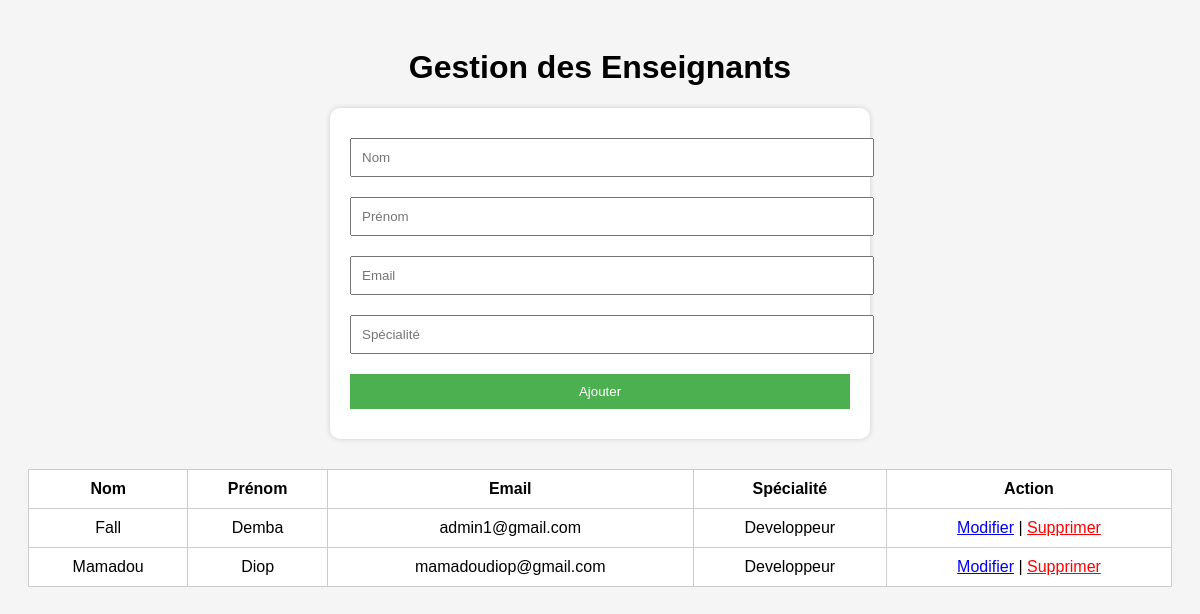
Screenshot of /enseignants.php with the database file from the repository.
### tables this page shows
CREATE TABLE `enseignants` (
  `id` int(11) NOT NULL,
  `nom` varchar(100) NOT NULL,
  `prenom` varchar(100) NOT NULL,
  `email` varchar(100) NOT NULL,
  `specialite` varchar(100) DEFAULT NULL
);

### enseignants.php (the view, shortened to what this page needs)
<?php
$pdo = new PDO("mysql:host=localhost;dbname=gestion_inscription;charset=utf8", "root", "");
$pdo->setAttribute(PDO::ATTR_ERRMODE, PDO::ERRMODE_EXCEPTION);
$enseignants = $pdo->query("SELECT * FROM enseignants ORDER BY id DESC")->fetchAll();
?>
<!DOCTYPE html>
<html lang="fr">
<head>
</head>
<body>
<h1>Gestion des Enseignants</h1>
<form method="post">
    <input type="text" name="nom" placeholder="Nom" required>
    <input type="text" name="prenom" placeholder="Prénom" required>
    <input type="email" name="email" placeholder="Email" required>
    <input type="text" name="specialite" placeholder="Spécialité">
    <button type="submit" name="ajouter" class="btn">Ajouter</button>
</form>
<table>
    <thead>
        <tr>
            <th>Nom</th>
            <th>Prénom</th>
            <th>Email</th>
            <th>Spécialité</th>
            <th>Action</th>
        </tr>
    </thead>
    <tbody>
        <?php foreach ($enseignants as $ens): ?>
        <tr>
            <td><?= htmlspecialchars($ens['nom']) ?></td>
            <td><?= htmlspecialchars($ens['prenom']) ?></td>
            <td><?= htmlspecialchars($ens['email']) ?></td>
            <td><?= htmlspecialchars($ens['specialite']) ?></td>
            <td>
                <a href="modifier_enseignants.php?id=<?= $ens['id'] ?>">Modifier</a> |
                <a href="?supprimer=<?= $ens['id'] ?>" class="sup" onclick="return confirm('Supprimer cet enseignant ?')">Supprimer</a>
            </td>
        </tr>
        <?php endforeach; ?>
    </tbody>
</table>
</body>
</html>

### enseignants.php (style rules this page uses)
body { font-family: Arial; background: #f5f5f5; padding: 20px; }
h1 { text-align: center; }
form { max-width: 500px; margin: auto; background: #fff; padding: 20px; border-radius: 10px; box-shadow: 0 0 5px #ccc; }
input, button { width: 100%; padding: 10px; margin: 10px 0; }
table { width: 100%; border-collapse: collapse; margin-top: 30px; background: #fff; }
th, td { border: 1px solid #ccc; padding: 10px; text-align: center; }
.btn { background: #4CAF50; color: white; border: none; }
.sup { color: red; }

### rows the page displays
enseignants: nom "Fall", prenom "Demba", email "admin1@gmail.com", specialite "Developpeur"
enseignants: nom "Mamadou", prenom "Diop", email "mamadoudiop@gmail.com", specialite "Developpeur"
